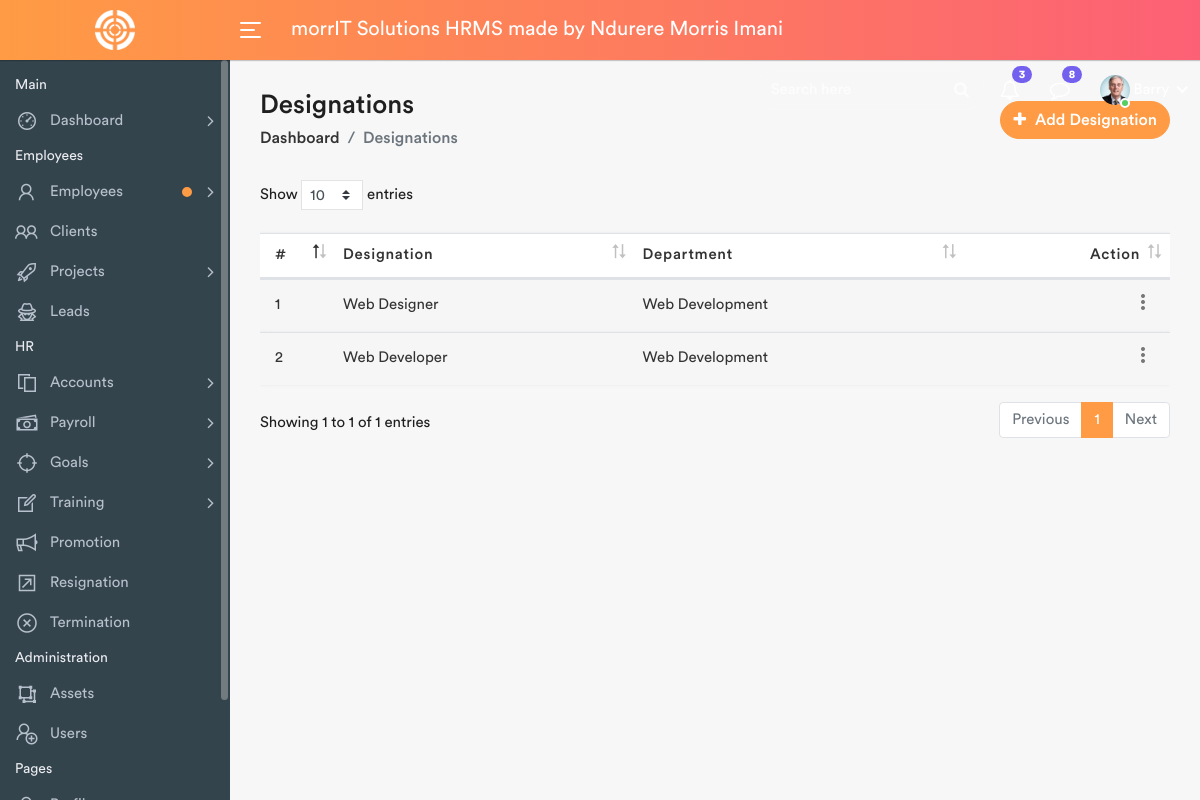
Screenshot of /designations.php (signed in) with the database file from the repository.
### tables this page shows
CREATE TABLE `users` (
  `id` int(11) NOT NULL,
  `FirstName` varchar(200) NOT NULL,
  `LastName` varchar(200) NOT NULL,
  `UserName` varchar(200) NOT NULL,
  `Email` varchar(100) NOT NULL,
  `Password` varchar(200) NOT NULL,
  `Phone` varchar(20) NOT NULL,
  `Address` varchar(200) NOT NULL,
  `Picture` varchar(255) NOT NULL,
  `dateTime` datetime NOT NULL DEFAULT current_timestamp()
);

CREATE TABLE `designations` (
  `id` int(11) NOT NULL,
  `Designation` varchar(100) NOT NULL,
  `Department` varchar(100) NOT NULL,
  `Date` date NOT NULL DEFAULT current_timestamp()
);

### designations.php (the view, shortened to what this page needs)
<?php
	include_once('includes/functions.php');
 ?>
<!DOCTYPE html>
<html lang="en">
    <head>
        <link rel="stylesheet" href="assets/css/bootstrap.min.css">
        <link rel="stylesheet" href="assets/css/font-awesome.min.css">
        <link rel="stylesheet" href="assets/css/line-awesome.min.css">
		<link rel="stylesheet" href="assets/css/select2.min.css">
		<link rel="stylesheet" href="assets/css/dataTables.bootstrap4.min.css">
        <link rel="stylesheet" href="assets/css/style.css">
    </head>
    <body>
        <div class="main-wrapper">
            <?php include_once("includes/header.php");?>
            <?php include_once("includes/sidebar.php");?>
            <div class="page-wrapper">
                <div class="content container-fluid">
					<div class="page-header">
						<div class="row align-items-center">
							<div class="col">
								<h3 class="page-title">Designations</h3>
								<ul class="breadcrumb">
									<li class="breadcrumb-item"><a href="index.php">Dashboard</a></li>
									<li class="breadcrumb-item active">Designations</li>
								</ul>
							</div>
							<div class="col-auto float-right ml-auto">
								<a href="#" class="btn add-btn" data-toggle="modal" data-target="#add_designation"><i class="fa fa-plus"></i> Add Designation</a>
							</div>
						</div>
					</div>
					<div class="row">
						<div class="col-md-12">
							<div class="table-responsive">
								<table class="table table-striped custom-table mb-0 datatable">
									<thead>
										<tr>
											<th style="width: 30px;">#</th>
											<th>Designation </th>
											<th>Department </th>
											<th class="text-right">Action</th>
										</tr>
									</thead>
									<?php
										$sql = "SELECT * FROM designations";
										$query = $dbh->prepare($sql);
										$query->execute();
										$results=$query->fetchAll(PDO::FETCH_OBJ);
										$cnt=1;
										if($query->rowCount() > 0)
										{
										foreach($results as $row)
										{
									?>
									<tbody>
										<tr>
											<td><?php echo $cnt; ?></td>
											<td><?php echo htmlentities($row->Designation); ?></td>
											<td><?php echo htmlentities($row->Department); ?></td>
											<td class="text-right">
                                            <div class="dropdown dropdown-action">
													<a href="#" class="action-icon dropdown-toggle" data-toggle="dropdown" aria-expanded="false"><i class="material-icons">more_vert</i></a>
												</div>
											</td>
										</tr>
									</tbody>
									<?php $cnt +=1;
										}
									}?>
								</table>
							</div>
						</div>
					</div>
                </div>
            </div>
        </div>
    </body>
</html>

### includes/header.php (shortened to what this page needs)
<div class="header">
	<div class="header-left">
		<a href="index.php" class="logo">
			<img src="assets/img/logo.png" width="40" height="40" alt="">
		</a>
	</div>
	<a id="toggle_btn" href="javascript:void(0);">
		<span class="bar-icon">
			<span></span>
			<span></span>
			<span></span>
		</span>
	</a>
	<div class="page-title-box">
		<h3>morrIT Solutions HRMS made by Ndurere Morris Imani</h3>
	</div>
	<ul class="nav user-menu">
		<li class="nav-item">
			<div class="top-nav-search">
				<form action="search.php">
					<input class="form-control" type="text" placeholder="Search here">
					<button class="btn" type="submit"><i class="fa fa-search"></i></button>
				</form>
			</div>
		</li>
		<li class="nav-item dropdown">
			<a href="#" class="dropdown-toggle nav-link" data-toggle="dropdown">
				<i class="fa fa-bell-o"></i> <span class="badge badge-pill">3</span>
			</a>
		</li>
		<li class="nav-item dropdown">
			<a href="#" class="dropdown-toggle nav-link" data-toggle="dropdown">
				<i class="fa fa-comment-o"></i> <span class="badge badge-pill">8</span>
			</a>
		</li>
		<?php
		$sql = "SELECT * from users";
		$query = $dbh -> prepare($sql);
		$query->execute();
		$result=$query->fetch(PDO::FETCH_OBJ);
		?>
		<li class="nav-item dropdown has-arrow main-drop">
			<a href="#" class="dropdown-toggle nav-link" data-toggle="dropdown">
				<span class="user-img"><img src="./profiles/<?php echo htmlentities($result->Picture);?>" alt="User Picture">
				<span class="status online"></span></span>
				<span><?php echo htmlentities(ucfirst($_SESSION['userlogin']));?></span>
			</a>
		</li>
	</ul>
</div>

### rows the page displays
users: Picture (picture)
designations: Designation "Web Designer", Department "Web Development"
designations: Designation "Web Developer", Department "Web Development"
